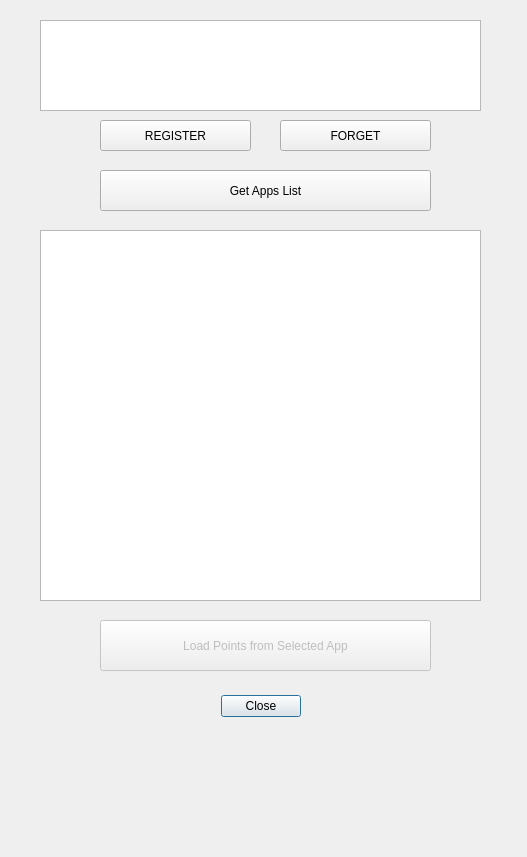
<?xml version="1.0" encoding="UTF-8"?>
<ui version="4.0">
 <class>FulcrumSyncDialogBase</class>
 <widget class="QDialog" name="FulcrumSyncDialogBase">
  <property name="geometry">
   <rect>
    <x>0</x>
    <y>0</y>
    <width>527</width>
    <height>857</height>
   </rect>
  </property>
  <property name="windowTitle">
   <string>Fulcrum Sync</string>
  </property>
  <widget class="QDialogButtonBox" name="button_box">
   <property name="geometry">
    <rect>
     <x>90</x>
     <y>690</y>
     <width>341</width>
     <height>32</height>
    </rect>
   </property>
   <property name="orientation">
    <enum>Qt::Horizontal</enum>
   </property>
   <property name="standardButtons">
    <set>QDialogButtonBox::Close</set>
   </property>
   <property name="centerButtons">
    <bool>true</bool>
   </property>
  </widget>
  <widget class="QPushButton" name="getAppsButton">
   <property name="geometry">
    <rect>
     <x>100</x>
     <y>170</y>
     <width>331</width>
     <height>41</height>
    </rect>
   </property>
   <property name="text">
    <string>Get Apps List</string>
   </property>
  </widget>
  <widget class="QPushButton" name="registerButton">
   <property name="geometry">
    <rect>
     <x>100</x>
     <y>120</y>
     <width>151</width>
     <height>31</height>
    </rect>
   </property>
   <property name="text">
    <string>REGISTER</string>
   </property>
  </widget>
  <widget class="QPushButton" name="loadPointsButton">
   <property name="enabled">
    <bool>false</bool>
   </property>
   <property name="geometry">
    <rect>
     <x>100</x>
     <y>620</y>
     <width>331</width>
     <height>51</height>
    </rect>
   </property>
   <property name="text">
    <string>Load Points from Selected App</string>
   </property>
  </widget>
  <widget class="QListWidget" name="listWidget">
   <property name="geometry">
    <rect>
     <x>40</x>
     <y>230</y>
     <width>441</width>
     <height>371</height>
    </rect>
   </property>
  </widget>
  <widget class="QTextEdit" name="apiInput">
   <property name="geometry">
    <rect>
     <x>40</x>
     <y>20</y>
     <width>441</width>
     <height>91</height>
    </rect>
   </property>
   <property name="toolTip">
    <string>Paste Fulcrum API Key here</string>
   </property>
   <property name="toolTipDuration">
    <number>5</number>
   </property>
  </widget>
  <widget class="QPushButton" name="forgetButton">
   <property name="geometry">
    <rect>
     <x>280</x>
     <y>120</y>
     <width>151</width>
     <height>31</height>
    </rect>
   </property>
   <property name="text">
    <string>FORGET</string>
   </property>
  </widget>
  <widget class="QLabel" name="label">
   <property name="geometry">
    <rect>
     <x>16</x>
     <y>753</y>
     <width>501</width>
     <height>101</height>
    </rect>
   </property>
   <property name="text">
    <string/>
   </property>
   <property name="textFormat">
    <enum>Qt::RichText</enum>
   </property>
   <property name="pixmap">
    <pixmap resource="resources.qrc">:/plugins/fulcrum_sync/winyama_logo_transparent.png</pixmap>
   </property>
  </widget>
 </widget>
 <resources/>

 <connections>
  <connection>
   <sender>button_box</sender>
   <signal>accepted()</signal>
   <receiver>FulcrumSyncDialogBase</receiver>
   <slot>accept()</slot>
   <hints>
    <hint type="sourcelabel">
     <x>20</x>
     <y>20</y>
    </hint>
    <hint type="destinationlabel">
     <x>20</x>
     <y>20</y>
    </hint>
   </hints>
  </connection>
  <connection>
   <sender>button_box</sender>
   <signal>rejected()</signal>
   <receiver>FulcrumSyncDialogBase</receiver>
   <slot>reject()</slot>
   <hints>
    <hint type="sourcelabel">
     <x>20</x>
     <y>20</y>
    </hint>
    <hint type="destinationlabel">
     <x>20</x>
     <y>20</y>
    </hint>
   </hints>
  </connection>
 </connections>
</ui>
